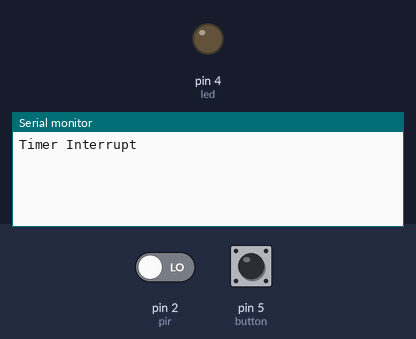
Bench run of a sketch on a simulated Arduino Uno, built with avr-gcc and run on an emulated ATmega328P. Parts: output pins drawn as LEDs (lit = HIGH), the last lines printed to the serial monitor. The test bench sets the inputs (shaded band); at power-on: pin 2 (pir) LOW, pin 5 (button) HIGH.

Above: at 1.2 s.
1.3 s: pin 2 (pir) driven HIGH
At 1.8 s:
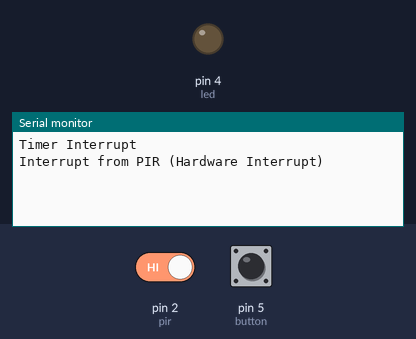
2.8 s: pin 5 (button) pulled LOW for 0.15 s
At 3.6 s:
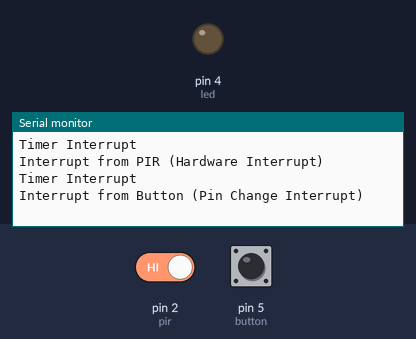

Measured:
- after the input at 1.3 s, the serial monitor: prints a new line at once (image 1)
- after the input at 2.8 s, the serial monitor: prints a new line after 0.15 s (image 2)

The sketch:

sit315_task_1_4d.ino
```cpp
int pir = 2;
int button = 5;
int led = 4;
int prevButtonState = LOW;

void setup() {
  pinMode(pir, INPUT);
  pinMode(led, OUTPUT);
  pinMode(button, INPUT_PULLUP);

  Serial.begin(9600);

  //Attach pin to interrupt (for hardware interrupt)
  attachInterrupt(digitalPinToInterrupt(pir), motionInterrupt, RISING);

  //Turn on Port D on PCICR register (pin 5 is in port D)
  //Indicates the group of pins for pin change interrupt
  PCICR |= B00000100;

  //Set Pin Change Mask registers to the relevant bit (for D5)
  //Indicates that D5 is the pin that triggers the interrupt
  PCMSK2 |= B00100000;

  //Setup for timer interrupt
  setupTimer();
}

void loop() {
	//No polling required
}

//Executed when PIR triggered
void motionInterrupt() {
  Serial.println("Interrupt from PIR (Hardware Interrupt)");
  digitalWrite(led, HIGH);
  delay(800);
  digitalWrite(led, LOW);
}

//Interrupt Service Routine - executes when interruption triggered
ISR(PCINT2_vect) {
  //read current button state
  int currButtonState = digitalRead(5);

  //if rising change detected, light up LED and print serial message
  if (currButtonState == HIGH && prevButtonState == LOW) {
    Serial.println("Interrupt from Button (Pin Change Interrupt)");
  	digitalWrite(led, HIGH);
  	delay(800);
  	digitalWrite(led, LOW);
  }

  //update button state
  prevButtonState = currButtonState;
}

void setupTimer(){
  //Stops interrupts until settings done
  cli();

  //Calculate compare match value
  //Clock (Hz)/(Prescaler * Desired Frequency)-1
  //In this case, timer interrupt occurs every 2 seconds
  //uint16_t target = (16000000 / 0.5 /1024) - 1 = 31250
  uint16_t target = 31250;

  //Reset prescalar registers and reset Timer 1 value to 0
  TCCR1A = 0;
  TCCR1B = 0;
  TCNT1 = 0;

  //Set compare register A to target value
  OCR1A = target;

  // Set prescalar 1024
  TCCR1B |= (1 << CS12 | 1 << CS10);

  // Enable output compare A match interrupt
  TIMSK1 |= (1 << OCIE1A);

  // Set Timer 1 to CTC (Clear Timer on Compare Match)
  TCCR1B |= (1 << WGM12);

  //Reenable interrupts
  sei();
}

// Timer interupt function (Compare match)
ISR(TIMER1_COMPA_vect){
  digitalWrite(led, HIGH);
  delay(800);
  digitalWrite(led, LOW);
  Serial.println("Timer Interrupt");
}

/* References:
ElectroNoobs (2020), Pin Change Interruptions, ElectroNoobs, Available at <https://electronoobs.com/eng_arduino_tut132.php>,
Accessed 18 July 2023

ElectroNoobs (2021), Timer Interruptions, ElectroNoobs, Available at <https://electronoobs.com/eng_arduino_tut140.php>,
Accessed 18 July 2023

DroneBot Workshop (n.d.), Using Arduino Interrupts - Hardware, Pin Change and Timer, DroneBot Workshop, Available at <https://dronebotworkshop.com/interrupts/>,
Accessed 18 July 2023

mwwalk (2014), Arduino Pin Change Interrupts, The Wandering Engineer, Available at <https://thewanderingengineer.com/2014/08/11/arduino-pin-change-interrupts/>,
Accessed 18 July 2023 */
```
